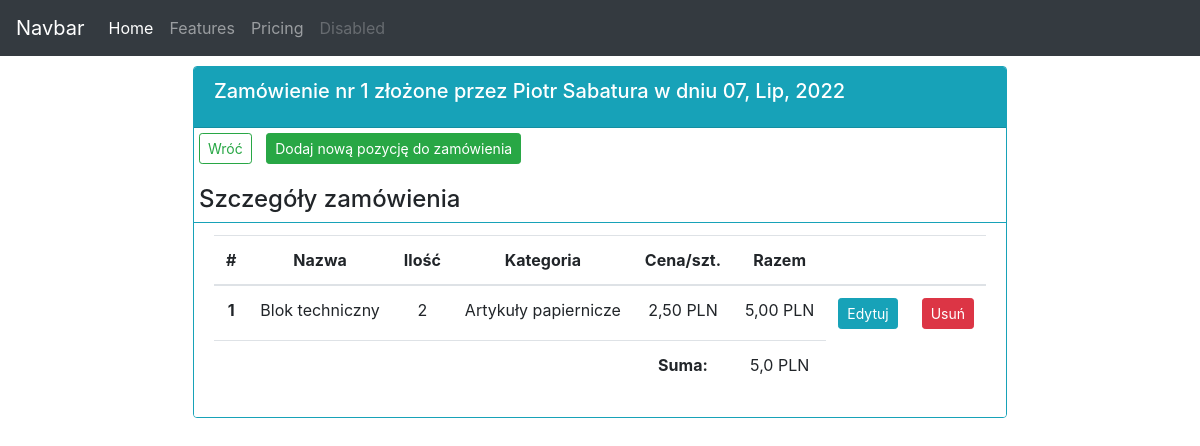
The page /orders/1/ on the database as committed earlier.
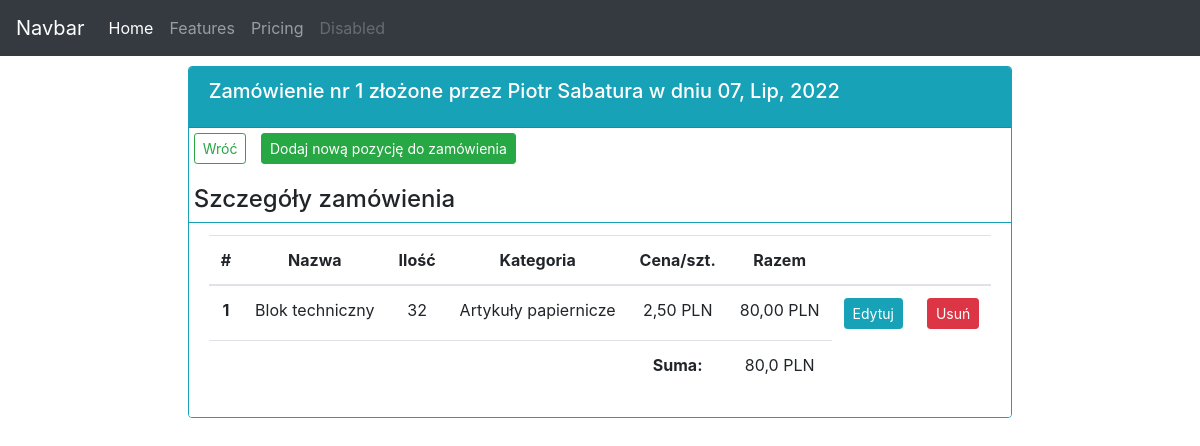
The same page on the database as committed later.
### order_app/models.py (models this page shows, shortened)
class OrderProduct(models.Model):
    order = models.ForeignKey(Order, on_delete=models.CASCADE)
    product = models.ForeignKey(Product, on_delete=models.CASCADE)
    quantity = models.PositiveIntegerField()

class Product(models.Model):
    CATEGORY = (
        ('Artykuły papiernicze', 'Artykuły papiernicze'),
        ('Zabawki', 'Zabawki')
    )
    name = models.CharField(max_length=200, null=True)
    price = models.FloatField(null=True)
    category = models.CharField(max_length=200, choices=CATEGORY, null=True)
    description = models.CharField(max_length=500, null=True, blank=True)
    quantity = models.PositiveIntegerField(default=0, null=True, blank=True)
    delivered = models.BooleanField(default=False)
    def __str__(self):
        return f"{self.name}"

### order_app/views.py (the view)
# urls.py: path('orders/<int:order_pk>/', orderView, name='order'),
def orderView(request, order_pk):
    all_products = OrderProduct.objects.all().annotate(total_price=F('quantity')*F('product__price'))
    order_products = all_products.filter(order=Order.objects.get(id=order_pk)).order_by('product__name')
    order_total_value = order_products.aggregate(Sum('total_price'))
    order = Order.objects.get(id=order_pk)
    context = {'order_products': order_products,
               'order': order,
               'order_pk': order_pk,
               'order_total_value': order_total_value,
               }
    template = 'order_app/order.html'
    return render(request, template, context)

### order_app/models.py (called while the page is built)
    def __str__(self):
        return f"{self.name.title()} {self.surname.title()}"

    def __str__(self):
        return f"{self.id}"

### order_app/templates/order_app/order.html (shortened to what this page needs)
{% extends 'order_app/base.html' %}
{% block content %}
<div class="row">
    <div class="col-md d-flex justify-content-center">
      <div class="card border-info" style="margin: 10px;">
        <div class="card-header bg-info text-white">
          <h5 class="card-title">Zamówienie nr {{ order }}
          złożone przez {{ order.employee }}
          w dniu {{ order.date_created|date:"d, M, Y" }}</h5>
        </div>
          <p>
            <a class="btn btn-outline-success btn-sm" style="margin: 5px;" href="{% url 'order_app:orders' %}">Wróć</a>
            <a class="btn btn-success btn-sm" style="margin: 5px;"
               href="{% url 'order_app:add_order_product' order.id %}">Dodaj nową pozycję do zamówienia</a>
          </p>
          <h4 style="margin-left: 5px;">Szczegóły zamówienia</h4>
          <ul class="list-group list-group-flush">
            <li class="list-group-item border-info">
              <table class="table">
                <thead>
                  <tr class="text-center">
                    <th scope="col">#</th>
                    <th scope="col">Nazwa</th>
                    <th scope="col">Ilość</th>
                    <th scope="col">Kategoria</th>
                    <th scope="col">Cena/szt.</th>
                    <th scope="col">Razem</th>
                    <th scope="col"></th>
                    <th scope="col"></th>
                  </tr>
                </thead>
                <tbody>
                  {% for order_product in order_products %}
                  <tr class="text-center">
                    <th scope="row">{{forloop.counter}}</th>
                    <td>{{ order_product.product }}</td>
                    <td>{{ order_product.quantity }}</td>
                    <td>{{ order_product.product.category }}</td>
                    <td>{{ order_product.product.price|floatformat:2 }} PLN</td>
                    <td>{{ order_product.total_price|floatformat:2 }} PLN</td>
                    <td><a class="btn btn-sm btn-info" href="{% url 'order_app:edit_order_product' order_product.id %}">Edytuj</a></td>
                    <td><a class="btn btn-sm btn-danger" href="{% url 'order_app:delete_order_product' order_product.id %}">Usuń</a></td>
                  </tr>
                {% endfor %}
                  <tr class="text-center">
                    <td></td>
                    <td></td>
                    <td></td>
                    <td></td>
                    {% if order_total_value.total_price__sum %}
                    <td><b>Suma:</b></td>
                    <td>{{ order_total_value.total_price__sum }} PLN</td>
                    {% else %}
                    <td></td>
                    {% endif %}
                  </tr>
              </table>
            </li>
          </ul>
        </div>
      </div>
    </div>
{% endblock content %}

Rows that differ between the two databases and show on the page:
changed OrderProduct "Blok techniczny": quantity "2" → "32"; total_price "5,00" → "80,00"
Other text that changed with them:
{{ order_total_value.total_price__sum }}: "5,0" → "80,0"
